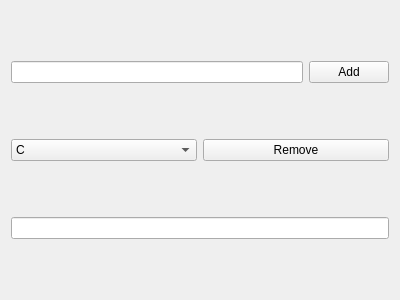
<?xml version="1.0" encoding="UTF-8"?>
<ui version="4.0">
 <class>Form</class>
 <widget class="QWidget" name="Form">
  <property name="geometry">
   <rect>
    <x>0</x>
    <y>0</y>
    <width>400</width>
    <height>300</height>
   </rect>
  </property>
  <property name="windowTitle">
   <string>Form</string>
  </property>
  <layout class="QVBoxLayout" name="verticalLayout">
   <item>
    <layout class="QHBoxLayout" name="horizontalLayout">
     <item>
      <widget class="QLineEdit" name="t1"/>
     </item>
     <item>
      <widget class="QPushButton" name="b1">
       <property name="text">
        <string>Add</string>
       </property>
      </widget>
     </item>
    </layout>
   </item>
   <item>
    <layout class="QHBoxLayout" name="horizontalLayout_2">
     <item>
      <widget class="QComboBox" name="combo1">
       <item>
        <property name="text">
         <string>C</string>
        </property>
       </item>
       <item>
        <property name="text">
         <string>C++</string>
        </property>
       </item>
       <item>
        <property name="text">
         <string>Java</string>
        </property>
       </item>
       <item>
        <property name="text">
         <string>Python</string>
        </property>
       </item>
       <item>
        <property name="text">
         <string>Fortran</string>
        </property>
       </item>
      </widget>
     </item>
     <item>
      <widget class="QPushButton" name="b2">
       <property name="text">
        <string>Remove</string>
       </property>
      </widget>
     </item>
    </layout>
   </item>
   <item>
    <widget class="QLineEdit" name="t2"/>
   </item>
  </layout>
 </widget>
 <resources/>
 <connections/>
</ui>
